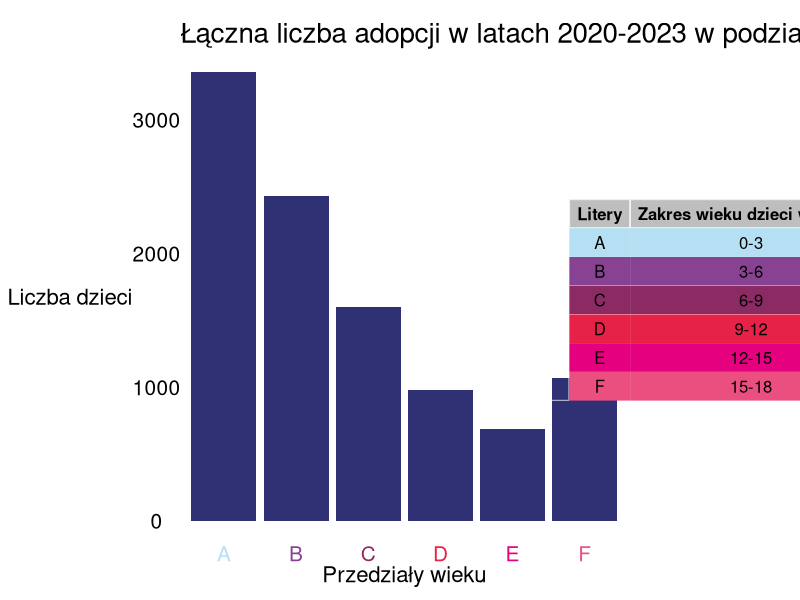

The R script that drew this image: (Note: this script raises an error after producing the figure.)
library(readxl)
library(dplyr)
library(ggplot2)
library(rnaturalearth)
library(sf)
library(ggrepel)
library(patchwork)
library(grid)
library(gridExtra)
library(tidyr)
df<-read.csv("DANE1.csv")
df1<-read_xlsx("DANE2.xlsx")
options(warn = -1)

df$GroupAge <- rep(1:ceiling(nrow(df)/3), each = 3, length.out = nrow(df))
df<-df%>%
  rowwise() %>%
  mutate(Mean_Years = sum(c(X2020, X2021,X2022,X2023), na.rm = TRUE)) %>%
  ungroup()%>%
  group_by(GroupAge)%>%
  summarise(AVG=sum(Mean_Years,na.rm=TRUE))

df$GroupAge<-LETTERS[1:6]

colors <- c("#b5e0f3", "#884292", "#8c2a64", "#e62248", "#e4007e", "#ea4f7f")

p1<-ggplot(data=df,aes(x=as.factor(GroupAge),y=AVG))+
  geom_bar(stat="identity",fill="#303174")+
  labs(title="Łączna liczba adopcji w latach 2020-2023 w podziale na wiek dzieci",
       y ="Liczba dzieci",
       x="Przedziały wieku")+
  theme_void()+
  theme(axis.text.x = element_text(color = colors,size=15),
        axis.text.y=element_text(size=15),
        plot.title = element_text(size=20),
        axis.title.x = element_text(size=16),
        axis.title.y=element_text(size=16))

age_ranges <- data.frame(
  Start = seq(0, 15, by = 3),       
  End = c(seq(3, 15, by = 3), 18)    
)
age_ranges$Letters<-LETTERS[1:6]
age_ranges$Range <- paste(age_ranges$Start, age_ranges$End, sep = "-")
age_ranges<-age_ranges[,3:4,drop=FALSE]
colnames(age_ranges)<-c("Litery","Zakres wieku dzieci w latach")


my_table_theme <- ttheme_default(core=list(bg_params = list(fill = colors, col=NA)),
                                 colhead = list(bg_params = list(fill = "grey")))
rownames(age_ranges) <- NULL
table<-gridExtra::tableGrob(age_ranges, theme = my_table_theme,rows = rep(" ", 6))


combined_plot <- p1 + table+plot_layout(ncol = 2, widths = c(3, 1))
combined_plot



df1<-as.data.frame(df1)
colnames(df1)[1] <- "Voivodeship"
poland <- ne_states(country = "Poland", returnclass = "sf")
df1<-df1%>%
  pivot_longer(!Voivodeship, names_to = "Year", values_to = "count")
df1_result<-df1%>%
  group_by(Voivodeship)%>%
  summarise(Mean=mean(count,na.rm=TRUE))%>%
  mutate(Voivodeship=paste("województwo",Voivodeship))

poland<- poland %>% inner_join(df1_result,by=c("name_pl"="Voivodeship"))

p2<-ggplot(data = poland) +
  geom_sf(aes(fill = Mean), color = "black")+
  scale_fill_gradient2(name="Ilość wychowanków",
                       mid = ("#ea4f7f"),
                       
                       high = ("#315ca8"))+
  theme_minimal()+
  theme_void()+
  labs(title="Średnia liczba wychowanków pieczy rodzinnej \nw roku w podziale na województwa",
       subtitle="Lata: 2014-2023")+
  theme(plot.title = element_text(size=20),
        subplot.title=element_text(size=16),
        legend.title=element_text(size=16),
        legend.text = element_text(size=14))


p2
